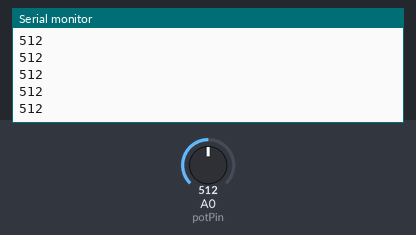
A sketch run on a simulated Arduino Mega 2560, built with avr-gcc and run on an emulated ATmega2560. Parts: the last lines printed to the serial monitor. The test bench sets the inputs (shaded band); at power-on: A0 (potPin) = 512.

Above: at 1.2 s.
1.3 s: A0 (potPin) set to 716
At 1.31 s:
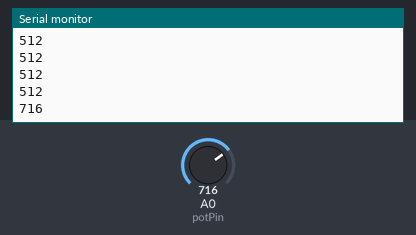
2.8 s: A0 (potPin) set to 900
At 2.81 s:
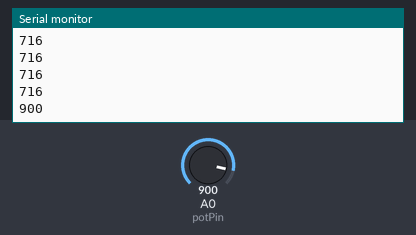
Timing chart, 0 to 5.8 s (numbered marks = the images above; inputs shaded):
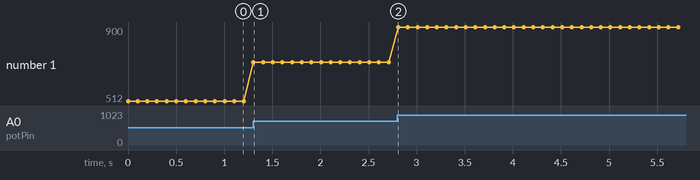

Measured:
- after the input at 1.3 s, the serial monitor: prints a new line at once (image 1)
- after the input at 2.8 s, the serial monitor: prints a new line at once (image 2)
- plotted number 1: 512 → 716 after the input at 1.3 s, 716 → 900 after the input at 2.8 s

The sketch:

linear_potentiometer.ino
```cpp
const int potPin = A0;
int potValue = 0;

void setup() {
  Serial.begin(9600);
}

void loop() {
  potValue = analogRead(potPin);
  Serial.println(potValue);
  delay(100);
}
```

load_cell.cpp
```cpp
//Lucas Srigley (20LSS6)

#include "HX711.h"
#include "load_cell.h"
#include "Arduino.h"

LoadCell::LoadCell(int pin) {
    loadCellPin = pin;
}

void LoadCell::setup() {
    pinMode(loadCellPin, INPUT);
}

void LoadCell::readAndPrintForce() {
    int loadCellInput = analogRead(loadCellPin);
    float force = (loadCellInput / 1023.0);
    Serial.print("Load Cell Pressure: ");
    Serial.print(force, 2);
    Serial.println(" kg");
}
```

load_cell.h
```cpp
//Lucas Srigley (20LSS6)

#include "HX711.h"
#ifndef LOAD_CELL_H
#define LOAD_CELL_H

#include "Arduino.h"

class LoadCell {
public:
    LoadCell(int pin);
    void setup();
    void readAndPrintForce();

private:
    int loadCellPin;
};

#endif
```

suspension_tracker.cpp
```cpp
#include "core_pins.h"
#include "suspension_tracker.h"
#include <Arduino.h>

suspension_tracker::suspension_tracker(int pin, double maximumAngle, int averagePositionAmount, int averageVelocityAmount, int averageAccelerationAmount){
  pinMode(pin, INPUT);
  currentPositionValueIndex = 0;

  this->pin = pin;
  this->maximumAngle = maximumAngle;
  this->averagePositionAmount = averagePositionAmount;
  this->averageVelocityAmount = averageVelocityAmount;
  this->averageAccelerationAmount = averageAccelerationAmount;

}

double suspension_tracker::getAngleFromAnalog(int analogValue) {
  return map(analogValue, 0, analogMax, 0, maximumAngle);
}

double suspension_tracker::getPositionFromAngle(double angle){
  return angle;
}

double suspension_tracker::getAveragePosition(){
  double total_position = 0;
  for(int i = 0; i<averagePositionAmount; i++){
    if (lastTenPositionValues[(i+currentPositionValueIndex)%10][0] == -1) return -1;
    total_position += lastTenPositionValues[(i+currentPositionValueIndex)%10][0];
  }
  return total_position / averagePositionAmount;
}

void suspension_tracker::update(){
  int analogInput = analogRead(pin);
  double currentAngle = getAngleFromAnalog(analogInput);
  position = getPositionFromAngle(currentAngle);

  lastTenPositionValues[currentPositionValueIndex][0] = position;
  lastTenPositionValues[currentPositionValueIndex][1] = millis();

  averagePosition = getAveragePosition();
  currentPositionValueIndex = (currentPositionValueIndex+1) % 10;

}
```

suspension_tracker.h
```cpp
#ifndef SUSPENSION_TRACKER_H
#define SUSPENSION_TRACKER_H

#define ANALOG_MAX 913

class suspension_tracker {
    double lastTenPositionValues[10][2] = {{-1,0},{-1,0},{-1,0},{-1,0},{-1,0},{-1,0},{-1,0},{-1,0},{-1,0},{-1,0}};
    int currentPositionValueIndex; //Used for index Cyclying
    double getAngleFromAnalog(int AnalogValue);
    double getPositionFromAngle(double angle);
    double getAveragePosition();
    double getAverageVelocity();
    double getAverageAcceleration();

    int pin;
    double maximumAngle;
    int averagePositionAmount;
    int averageVelocityAmount;
    int averageAccelerationAmount;

    int analogMax = ANALOG_MAX;


  public:
    void update();
    suspension_tracker(int pin, double maximumAngle = 90, int averagePositionAmount = 5, int averageVelocityAmount = 5, int averageAccelerationAmount = 5);
    double averagePosition;
    double averageVelocity;
    double averageAcceleration;
    double position;

    int getPin() {
      return pin;
    }

    double getAnalogToAngle(int analogValue) {
      return getAngleFromAnalog(analogValue);
    }

    double getAngleToPosition(double angle) {
      return getPositionFromAngle(angle);
    }
};

#endif 
```

HallEffect.cpp
```cpp
#include "Arduino.h"
#include "HallEffect.h"

HallEffect::HallEffect(byte interruptPin) : pin(interruptPin) {
  //interruptPin = 24;
	revs = 0;
	rpm = 0;
  lastTime = 0;
}

void HallEffect::magnetDetect() {
	revs++;
}

unsigned int HallEffect::getRPM() {
  unsigned long currentTime = micros();
  unsigned long timeSinceLastDetection = currentTime - lastTime;

  if (timeSinceLastDetection > 0) {
    rpm = (revs * 60000000) / timeSinceLastDetection;
  }

  lastTime = currentTime;
  revs = 0;

  return rpm;
}

HallEffect* hallEffectInstance;

void staticMagnetDetect() {
    hallEffectInstance->magnetDetect();
}

void HallEffect::setup(){
  hallEffectInstance = this;
  pinMode(24, INPUT_PULLUP);
	attachInterrupt(digitalPinToInterrupt(pin), staticMagnetDetect, RISING);
	lastTime = micros();
}
```

HallEffect.h
```cpp
#ifndef HallEffect_h
#define HallEffect_h

#include "Arduino.h"

class HallEffect{
  public:
     HallEffect(byte interruptPin);
     unsigned int getRPM();
     void setup();
     void magnetDetect();
  private:
     const byte pin;
     unsigned int revs;
     unsigned int rpm;
     unsigned long lastTime;
};

#endif
```
